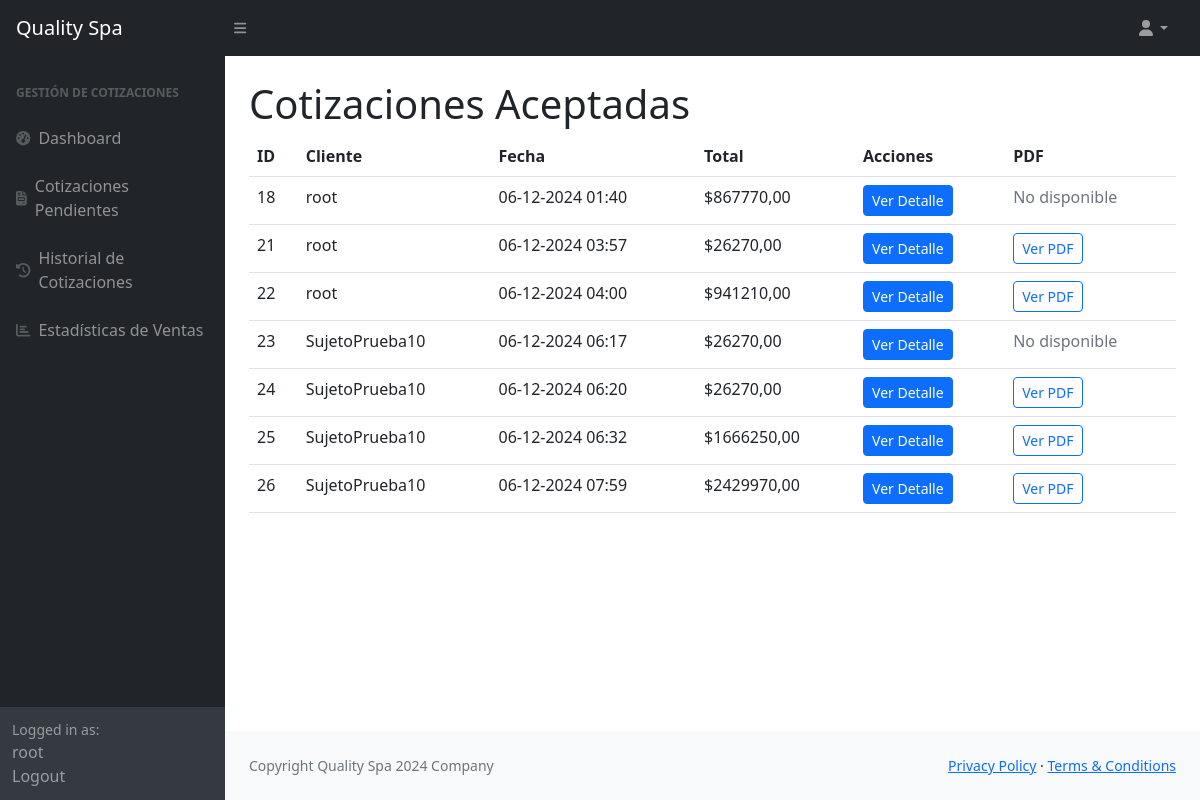
Page /cotizaciones/resueltas/ (signed in) on the committed database.
### Tienda/models.py (models this page shows, shortened)
class Cotizacion(models.Model):
    usuario = models.ForeignKey(User, on_delete=models.CASCADE)
    total = models.DecimalField(
        max_digits=10,
        decimal_places=2,
        validators=[MinValueValidator(1)],  # Valida que el total sea al menos 1
        verbose_name="Total"
    )
    cantidad_productos = models.IntegerField(
        validators=[MinValueValidator(1)],  # Valida que la cantidad de productos sea al menos 1
        verbose_name="Cantidad de Productos"
    )
    cotizacion_id = models.CharField(max_length=100, unique=True)
    fecha_creacion = models.DateTimeField(auto_now_add=True)
    productos_json = models.TextField(blank=True, null=True)
    pdf_file = models.FileField(upload_to='cotizaciones_pdfs/', null=True, blank=True)
    estado = models.CharField(
        max_length=20,
        choices=[
            ('pendiente', 'Pendiente'),
            ('aceptada', 'Aceptada'),
            ('rechazada', 'Rechazada'),
        ],
        default='pendiente',
    )
    cliente_nombre = models.CharField(max_length=50, blank=True, null=True)
    cliente_apellido = models.CharField(max_length=50, blank=True, null=True)
    cliente_telefono = models.CharField(max_length=15, blank=True, null=True)

### trabajadores/views.py (the view)
# urls.py: path('cotizaciones/resueltas/', viewsTrabajadores.cotizaciones_resueltas, name='cotizaciones_resueltas'),
@login_required
def cotizaciones_resueltas(request):
    cotizaciones = Cotizacion.objects.filter(estado='aceptada')
    context = {'cotizaciones': cotizaciones}
    return render(request, 'trabajadores/vendedor/cotizaciones_aceptadas.html', context)

### trabajadores/templates/trabajadores/vendedor/cotizaciones_aceptadas.html
{% extends 'trabajadores/base_trabajadores.html' %}
{% block dashboard %}
<a class="navbar-brand ps-3" href="{% url 'dashboard_vendedor' %}">Quality Spa</a>
{% endblock %}
{% block sidebar %}
<div id="layoutSidenav_nav">
    <nav class="sb-sidenav accordion sb-sidenav-dark" id="sidenavAccordion">
        <div class="sb-sidenav-menu">
            <div class="nav">
                <div class="sb-sidenav-menu-heading">Gestión de Cotizaciones</div>
                <a class="nav-link" href="{% url 'dashboard_vendedor' %}">
                    <div class="sb-nav-link-icon"><i class="fas fa-tachometer-alt"></i></div>
                    Dashboard
                </a>
                <a class="nav-link" href="{% url 'revisar_cotizaciones' %}">
                    <div class="sb-nav-link-icon"><i class="fas fa-file-invoice"></i></div>
                    Cotizaciones Pendientes
                </a>
                <a class="nav-link" href="{% url 'historial_cotizaciones' %}">
                    <div class="sb-nav-link-icon"><i class="fas fa-history"></i></div>
                    Historial de Cotizaciones
                </a>
                <a class="nav-link" href="{% url 'estadisticas_ventas' %}">
                    <div class="sb-nav-link-icon"><i class="fas fa-chart-bar"></i></div>
                    Estadísticas de Ventas
                </a>
            </div>
        </div>
        <div class="sb-sidenav-footer">
            <div class="small">Logged in as:</div>
            {{ user.username }}
            <a href="{% url 'vendedor_logout' %}" class="dropdown-item">Logout</a>
        </div>
    </nav>
</div>
{% endblock %}
{% block title %}
<h1 class="mt-4">Cotizaciones Aceptadas</h1>
{% endblock %}
{% block content1 %}
    <table class="table">
        <thead>
            <tr>
                <th>ID</th>
                <th>Cliente</th>
                <th>Fecha</th>
                <th>Total</th>
                <th>Acciones</th>
                <th>PDF</th>
            </tr>
        </thead>
        <tbody>
            {% for cotizacion in cotizaciones %}
            <tr>
                <td>{{ cotizacion.id }}</td>
                <td>{{ cotizacion.usuario.username }}</td>
                <td>{{ cotizacion.fecha_creacion|date:"d-m-Y H:i" }}</td>
                <td>${{ cotizacion.total }}</td>
                <td><a href="{% url 'detalle_cotizacion' cotizacion.id %}" class="btn btn-primary btn-sm">Ver Detalle</a></td>
                <td>
                    {% if cotizacion.pdf_file %}
                    <a href="{{ cotizacion.pdf_file.url }}" class="btn btn-outline-primary btn-sm" target="_blank">Ver PDF</a>
                    {% else %}
                    <span class="text-muted">No disponible</span>
                    {% endif %}
                </td>
            </tr>
            {% empty %}
            <tr>
                <td colspan="5" class="text-center">No hay cotizaciones aceptadas.</td>
            </tr>
            {% endfor %}
        </tbody>
    </table>
{% endblock %}

### trabajadores/templates/trabajadores/base_trabajadores.html (shortened to what this page needs)
{% load static %}
<!DOCTYPE html>
<html lang="en">
    <head>
        <link href="https://cdn.jsdelivr.net/npm/simple-datatables@7.1.2/dist/style.min.css" rel="stylesheet" />
        <link href={% static 'trabajadores/css/styles.css' %} rel="stylesheet" />
        <link rel="stylesheet" href="https://cdn.datatables.net/1.11.5/css/jquery.dataTables.min.css">
    </head>
    <body class="sb-nav-fixed">
        <nav class="sb-topnav navbar navbar-expand navbar-dark bg-dark">
            {% block dashboard %}
            {% endblock %}
            <button class="btn btn-link btn-sm order-1 order-lg-0 me-4 me-lg-0" id="sidebarToggle" href="#!"><i class="fas fa-bars"></i></button>
            <ul class="navbar-nav ms-auto ms-md-0 me-3 me-lg-4">
                <li class="nav-item dropdown">
                    <a class="nav-link dropdown-toggle" id="navbarDropdown" href="#" role="button" data-bs-toggle="dropdown" aria-expanded="false"><i class="fas fa-user fa-fw"></i></a>
                </li>
            </ul>
        </nav>
        <div id="layoutSidenav">
            <div id="layoutSidenav_nav">
                {% block sidebar %}
                {% endblock %}
            </div>
            <div id="layoutSidenav_content">
                <main>
                    <div class="container-fluid px-4">
                        {% block title %}{% endblock %}
                         {% block content1 %}
                         {% endblock %}
                    </div>
                </main>
                <footer class="py-4 bg-light mt-auto">
                    <div class="container-fluid px-4">
                        <div class="d-flex align-items-center justify-content-between small">
                            <div class="text-muted">Copyright Quality Spa 2024 Company</div>
                            <div>
                                <a href="#">Privacy Policy</a>
                                &middot;
                                <a href="#">Terms &amp; Conditions</a>
                            </div>
                        </div>
                    </div>
                </footer>
            </div>
        </div>
    </body>
</html>

### rows in the picture
Cotizacion: id "18", usuario.username "root", fecha_creacion "06-12-2024 01:40", total "867770,00", pdf_file "No disponible"
Cotizacion: id "21", usuario.username "root", fecha_creacion "06-12-2024 03:57", total "26270,00"
Cotizacion: id "22", usuario.username "root", fecha_creacion "06-12-2024 04:00", total "941210,00"
Cotizacion: id "23", usuario.username "SujetoPrueba10", fecha_creacion "06-12-2024 06:17", total "26270,00", pdf_file "No disponible"
Cotizacion: id "24", usuario.username "SujetoPrueba10", fecha_creacion "06-12-2024 06:20", total "26270,00"
Cotizacion: id "25", usuario.username "SujetoPrueba10", fecha_creacion "06-12-2024 06:32", total "1666250,00"
Cotizacion: id "26", usuario.username "SujetoPrueba10", fecha_creacion "06-12-2024 07:59", total "2429970,00"

### other values in the picture
{{ user.username }} "root"
